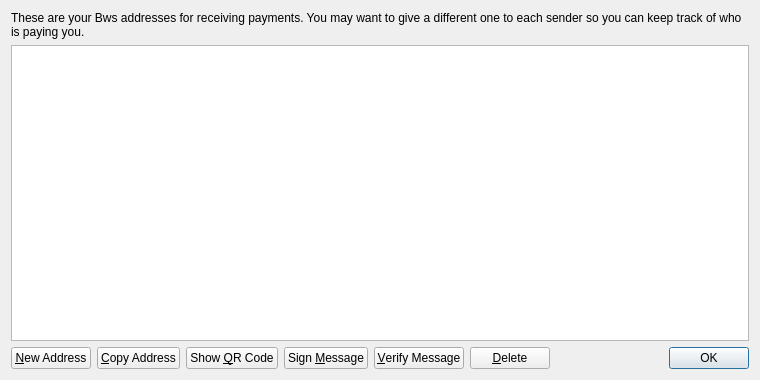
<?xml version="1.0" encoding="UTF-8"?>
<ui version="4.0">
 <class>AddressBookPage</class>
 <widget class="QWidget" name="AddressBookPage">
  <property name="geometry">
   <rect>
    <x>0</x>
    <y>0</y>
    <width>760</width>
    <height>380</height>
   </rect>
  </property>
  <property name="windowTitle">
   <string>Address Book</string>
  </property>
  <layout class="QVBoxLayout" name="verticalLayout">
   <item>
    <widget class="QLabel" name="labelExplanation">
     <property name="text">
      <string>These are your Bws addresses for receiving payments. You may want to give a different one to each sender so you can keep track of who is paying you.</string>
     </property>
     <property name="textFormat">
      <enum>Qt::PlainText</enum>
     </property>
     <property name="wordWrap">
      <bool>true</bool>
     </property>
    </widget>
   </item>
   <item>
    <widget class="QTableView" name="tableView">
     <property name="contextMenuPolicy">
      <enum>Qt::CustomContextMenu</enum>
     </property>
     <property name="toolTip">
      <string>Double-click to edit address or label</string>
     </property>
     <property name="tabKeyNavigation">
      <bool>false</bool>
     </property>
     <property name="selectionMode">
      <enum>QAbstractItemView::SingleSelection</enum>
     </property>
     <property name="selectionBehavior">
      <enum>QAbstractItemView::SelectRows</enum>
     </property>
     <property name="sortingEnabled">
      <bool>true</bool>
     </property>
     <attribute name="verticalHeaderVisible">
      <bool>false</bool>
     </attribute>
    </widget>
   </item>
   <item>
    <layout class="QHBoxLayout" name="horizontalLayout">
     <item>
      <widget class="QPushButton" name="newAddressButton">
       <property name="toolTip">
        <string>Create a new address</string>
       </property>
       <property name="text">
        <string>&amp;New Address</string>
       </property>
      </widget>
     </item>
     <item>
      <widget class="QPushButton" name="copyToClipboard">
       <property name="toolTip">
        <string>Copy the currently selected address to the system clipboard</string>
       </property>
       <property name="text">
        <string>&amp;Copy Address</string>
       </property>
      </widget>
     </item>
     <item>
      <widget class="QPushButton" name="showQRCode">
       <property name="text">
        <string>Show &amp;QR Code</string>
       </property>
      </widget>
     </item>
     <item>
      <widget class="QPushButton" name="signMessage">
       <property name="toolTip">
        <string>Sign a message to prove you own a Bws address</string>
       </property>
       <property name="text">
        <string>Sign &amp;Message</string>
       </property>
      </widget>
     </item>
     <item>
      <widget class="QPushButton" name="verifyMessage">
       <property name="toolTip">
        <string>Verify a message to ensure it was signed with a specified Bws address</string>
       </property>
       <property name="text">
        <string>&amp;Verify Message</string>
       </property>
      </widget>
     </item>
     <item>
      <widget class="QPushButton" name="deleteButton">
       <property name="toolTip">
        <string>Delete the currently selected address from the list</string>
       </property>
       <property name="text">
        <string>&amp;Delete</string>
       </property>
      </widget>
     </item>
     <item>
      <spacer name="horizontalSpacer">
       <property name="orientation">
        <enum>Qt::Horizontal</enum>
       </property>
       <property name="sizeHint" stdset="0">
        <size>
         <width>40</width>
         <height>20</height>
        </size>
       </property>
      </spacer>
     </item>
     <item>
      <widget class="QDialogButtonBox" name="buttonBox">
       <property name="sizePolicy">
        <sizepolicy hsizetype="Maximum" vsizetype="Fixed">
         <horstretch>0</horstretch>
         <verstretch>0</verstretch>
        </sizepolicy>
       </property>
       <property name="standardButtons">
        <set>QDialogButtonBox::Ok</set>
       </property>
      </widget>
     </item>
    </layout>
   </item>
  </layout>
 </widget>
 <resources>
  <include location="../bitcoin.qrc"/>
 </resources>
 <connections/>
</ui>
